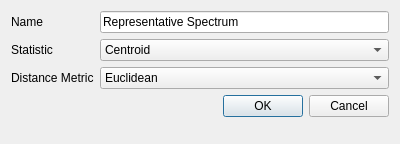
<?xml version="1.0" encoding="UTF-8"?>
<ui version="4.0">
 <class>RepresentativeSpectrumDialog</class>
 <widget class="QDialog" name="RepresentativeSpectrumDialog">
  <property name="geometry">
   <rect>
    <x>0</x>
    <y>0</y>
    <width>400</width>
    <height>144</height>
   </rect>
  </property>
  <property name="windowTitle">
   <string>Dialog</string>
  </property>
  <layout class="QFormLayout" name="formLayout">
   <item row="0" column="0">
    <widget class="QLabel" name="nameLabel">
     <property name="text">
      <string>Name</string>
     </property>
    </widget>
   </item>
   <item row="0" column="1">
    <widget class="QLineEdit" name="nameLineEdit">
     <property name="text">
      <string>Representative Spectrum</string>
     </property>
    </widget>
   </item>
   <item row="1" column="0">
    <widget class="QLabel" name="statisticLabel">
     <property name="text">
      <string>Statistic</string>
     </property>
    </widget>
   </item>
   <item row="5" column="0" colspan="2">
    <widget class="QDialogButtonBox" name="buttonBox">
     <property name="orientation">
      <enum>Qt::Horizontal</enum>
     </property>
     <property name="standardButtons">
      <set>QDialogButtonBox::Cancel|QDialogButtonBox::Ok</set>
     </property>
    </widget>
   </item>
   <item row="1" column="1">
    <widget class="QComboBox" name="statisticComboBox">
     <item>
      <property name="text">
       <string>Centroid</string>
      </property>
     </item>
     <item>
      <property name="text">
       <string>Medoid</string>
      </property>
     </item>
    </widget>
   </item>
   <item row="2" column="0">
    <widget class="QLabel" name="metricLabel">
     <property name="text">
      <string>Distance Metric</string>
     </property>
    </widget>
   </item>
   <item row="2" column="1">
    <widget class="QComboBox" name="metricComboBox">
     <item>
      <property name="text">
       <string>Euclidean</string>
      </property>
     </item>
     <item>
      <property name="text">
       <string>Squared Euclidean</string>
      </property>
     </item>
     <item>
      <property name="text">
       <string>Manhattan</string>
      </property>
     </item>
     <item>
      <property name="text">
       <string>Chebyshev</string>
      </property>
     </item>
     <item>
      <property name="text">
       <string>Cosine</string>
      </property>
     </item>
     <item>
      <property name="text">
       <string>Correlation</string>
      </property>
     </item>
    </widget>
   </item>
  </layout>
 </widget>
 <resources/>
 <connections>
  <connection>
   <sender>buttonBox</sender>
   <signal>accepted()</signal>
   <receiver>RepresentativeSpectrumDialog</receiver>
   <slot>accept()</slot>
   <hints>
    <hint type="sourcelabel">
     <x>248</x>
     <y>254</y>
    </hint>
    <hint type="destinationlabel">
     <x>157</x>
     <y>274</y>
    </hint>
   </hints>
  </connection>
  <connection>
   <sender>buttonBox</sender>
   <signal>rejected()</signal>
   <receiver>RepresentativeSpectrumDialog</receiver>
   <slot>reject()</slot>
   <hints>
    <hint type="sourcelabel">
     <x>316</x>
     <y>260</y>
    </hint>
    <hint type="destinationlabel">
     <x>286</x>
     <y>274</y>
    </hint>
   </hints>
  </connection>
 </connections>
</ui>
